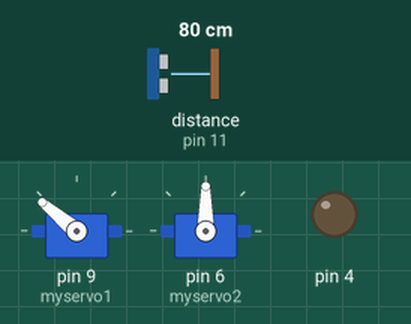
Simulated run of this sketch. Board: Arduino Uno, built with avr-gcc and run on an emulated ATmega328P. Shown: 2 × servo, output pins drawn as LEDs (lit = HIGH). Wiring (inferred from the names in the program): ultrasonic range finder: trigger pin 10; echo pin 11. The test bench sets the inputs (shaded band); at power-on: distance to the obstacle (sensor on pin 11) 80 cm. The echo pulse lasts 58.3 µs per cm; pins used as bus, display or sensor lines are not drawn.

Above: at 1.28 s.
1.3 s: distance to the obstacle (sensor on pin 11) set to 12 cm
4.3 s: distance to the obstacle (sensor on pin 11) set to 9 cm
At 4.9 s:
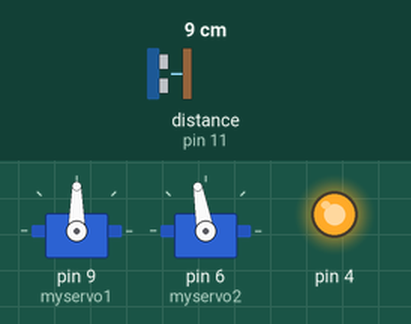
5.8 s: distance to the obstacle (sensor on pin 11) set to 120 cm
At 6.48 s:
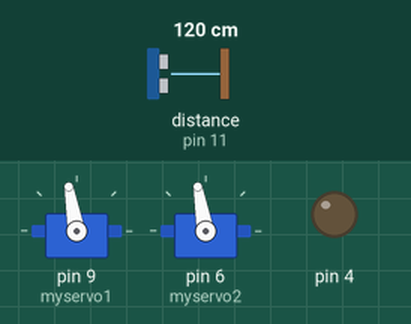
8.8 s: distance to the obstacle (sensor on pin 11) set to 2 cm
At 10.0 s:
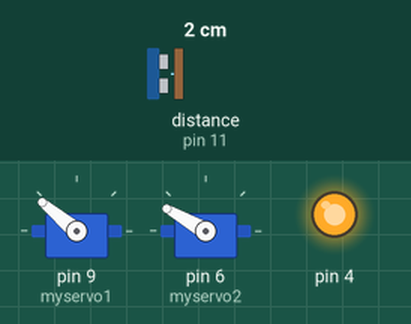
10.3 s: distance to the obstacle (sensor on pin 11) set to 18 cm
At 10.96 s:
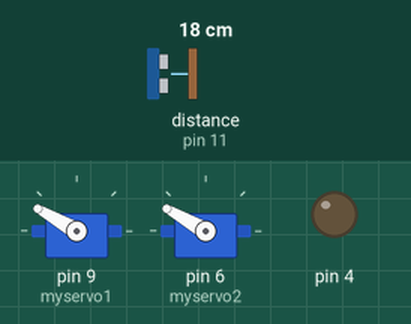
13.3 s: distance to the obstacle (sensor on pin 11) set to 60 cm
Timing chart, 0 to 17.3 s (numbered marks = the images above; inputs shaded):
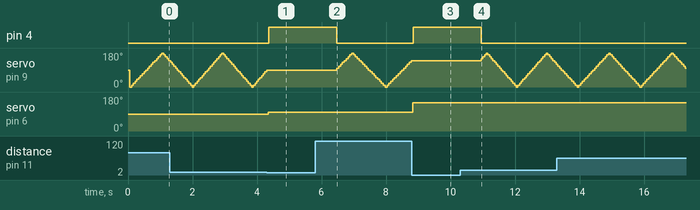

Measured:
- the behaviour switches between 11 and 10 cm on distance to the obstacle (sensor on pin 11) (found by bisection; images 0 and 1)
- after the input at 4.3 s, pin 4: LOW → HIGH after 0.07 s; servo on pin 9 (myservo1): stops changing and stays 90°; servo on pin 6 (myservo2): 90° → 100° after 0.05 s
- after the input at 5.8 s, pin 4: HIGH → LOW after 0.68 s
- after the input at 8.8 s, pin 4: LOW → HIGH after 0.05 s; servo on pin 9 (myservo1): stops changing and stays 140°; servo on pin 6 (myservo2): 100° → 150° at once

The sketch:

till_mpadprojekt1fungerande.ino
```cpp
#include <Wire.h>
#include <Servo.h>


Servo myservo1;// säger bara till arduinon att det finns en servo som kallas myservo1
Servo myservo2;// säger bara till arduinon att det finns en servo som kallas myservo2
//Servo myservo3; kanske skulle användas för att ha den vertikala axeln, men behövdes inte. säger bara till arduinon att det finns en servo som kallas myservo3

int i = 0; //skapar en variabel(i) och ger den värdet 0
//int j = i; används inte men kanske skulle använts för att den skulle kunna fortsätta om i var mindre än 180 eller störe än 0. Skapar variabeln j som är lika med i
const int trigPin = 10;//skapar att sensorns trigpin eller den som skickar ut är kopplad till 10  echopin.
const int echoPin = 11;//echopin, sen som tar emot är kopplad till 11
long duration;//definerar variabler
int distance;//definerar variabler

void setup() {
  pinMode(4, OUTPUT);//är för lasern så jag kan stänga av den och sätta på den
  //pinMode(2, INPUT);användes inte men skulle varit om jag använt en knapp

  myservo1.attach(9);//sätter att servo 1 är kopplad till pin 9
  myservo2.attach(6);//sätter att servo 2 är kopplad till pin 6

  pinMode(trigPin, OUTPUT); //  sätter trigPin som en Output
  pinMode(echoPin, INPUT); // sätterechoPin som en Input
  Serial.begin(9600); // startar serial monitern om jag skulle till exempel kolla värderna från sensorn

}

void loop() {

  for (i = 0; i < 180; i = i + 10) {
    delay(50);//gör så att den väntar i 50 ms
    checkDist();//kollar funktionen checkDist
    if (distance < 10) {
      setLazer();//startar funktionen setLazer
        delay(2000);//stannar allt i 2s
          ( i=i-10);//tar minus så i inte blir störe och då så att servo1 inte ökar i grader tills distancen blir över 10
    }
    //if sats som kollar om distancen är mindre än 10
    else{
    myservo1.write(i);//sätter servo1 på i grader, sätter att servons grader blir lika med i
     digitalWrite(4, LOW);//stänger av lasern
    }
    //else sats som sätts på om distancen är mer än 10,
  }
  //for lop som ökar i om den är mindre än 180 och gör allt i loppen medans det stämmer,  första påståndet säger bara att i blir lika med 0, deta sker om det andra påstondet stämmer vilket är att i ska vara mindre än 180,det sista påståndets gör att varje gång den går in i for loopen lägger den till tio till i

  for (i = 180; i > 0; i = i - 10) {
     delay(50);
    checkDist();//kollar funktionen checkDist
    if (distance < 10) {
      setLazer();//startar funktionen setLazer
      delay(2000);//stannar allt i 2s
      ( i=i+10);//tar plus så i inte blir mindre och då så att servo1 inte minskar i grader tills distancen blir över 10
    }
     //if sats som kollar om distancen är mindre än 10
    else{
     myservo1.write(i);//sätter servo1 på i grader, sätter att servons grader blir lika med i
      digitalWrite(4, LOW);//stänger av lasern
    }
     //else sats som sätts på om distancen är mer än 10,
  }
  //for lop som minskar i om den är större än 0 och gör allt i loppen medans det stämmer, Alla påstånde fungera lika dana fast nu kollar den så att i är större än noll och den tar minus 10 på i
}


void checkDist() {
  digitalWrite(trigPin, LOW);
  delayMicroseconds(2);
  digitalWrite(trigPin, HIGH);
  delayMicroseconds(10);
   // sätter trigPin på hög lägge i 10 micro sekunder
  digitalWrite(trigPin, LOW);
  // läser av echoPin, retunerar sound wave travel time in microseconds
  duration = pulseIn(echoPin, HIGH);//kollar hur länge det varade mellan impulsen från trigpin till echopin
  distance = duration * 0.034 / 2;// räknar ut distance
  // Serial.print("Distance: "); Kan använda denna kod om jag vill se vad jag får ut
  // Serial.println(distance); Kan använda denna kod om jag vill se vad jag får ut
}
//funktion som kollar en distans på ett föremål framför sensorn
void setLazer() {

  myservo2.write(i);//sätter servo2 på i grader, sätter att servons grader blir lika med i
   delay(20);//gör så att den väntar i 20 ms
  digitalWrite(4, HIGH);//sätter på lasern, ger pin 4 hög elektrisitet
  delay(50);//gör så att den väntar i 50 ms

}
```
